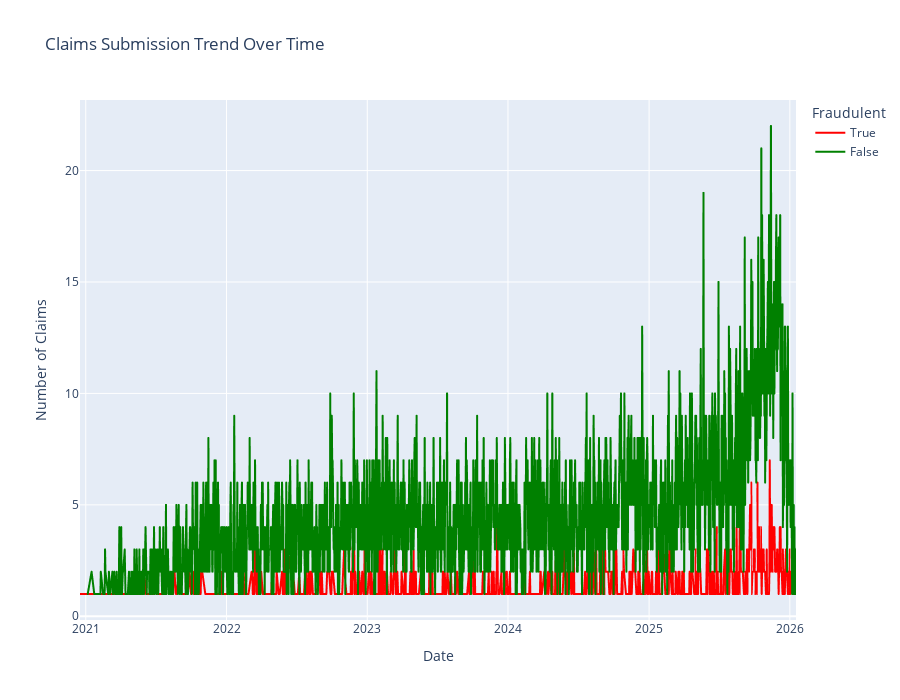

Source (notebook cell):
### Markdown cell above
## Temporal Patterns

### Code cell
# Claims over time
claims_df['submission_date'] = claims_df['submitted_at'].dt.date
claims_over_time = claims_df.groupby(['submission_date', 'is_fraudulent']).size().reset_index(name='count')

fig = px.line(
    claims_over_time,
    x='submission_date',
    y='count',
    color='is_fraudulent',
    title='Claims Submission Trend Over Time',
    labels={'count': 'Number of Claims', 'submission_date': 'Date', 'is_fraudulent': 'Fraudulent'},
    color_discrete_map={True: 'red', False: 'green'},
    height=700
)

fig.show()

### Figure 1 — Plotly figure (JSON) as saved in the notebook; plotly's stock layout.template omitted (floating-point values rounded to 4 significant figures; data arrays with more than 128 entries replaced by an {"elided": "..."} marker saying what was removed)
{"data": [{"hovertemplate": "Fraudulent=True<br>Date=%{x}<br>Number of Claims=%{y}<extra></extra>", "legendgroup": "True", "line": {"color": "red", "dash": "solid"}, "marker": {"symbol": "circle"}, "mode": "lines", "name": "True", "showlegend": true, "type": "scattergl", "x": {"elided": "907 str values"}, "xaxis": "x", "y": {"elided": "907 int values"}, "yaxis": "y"}, {"hovertemplate": "Fraudulent=False<br>Date=%{x}<br>Number of Claims=%{y}<extra></extra>", "legendgroup": "False", "line": {"color": "green", "dash": "solid"}, "marker": {"symbol": "circle"}, "mode": "lines", "name": "False", "showlegend": true, "type": "scattergl", "x": {"elided": "1722 str values"}, "xaxis": "x", "y": {"elided": "1722 int values"}, "yaxis": "y"}], "layout": {"height": 700, "legend": {"title": {"text": "Fraudulent"}, "tracegroupgap": 0}, "title": {"text": "Claims Submission Trend Over Time"}, "xaxis": {"anchor": "y", "domain": [0, 1], "title": {"text": "Date"}}, "yaxis": {"anchor": "x", "domain": [0, 1], "title": {"text": "Number of Claims"}}}}
